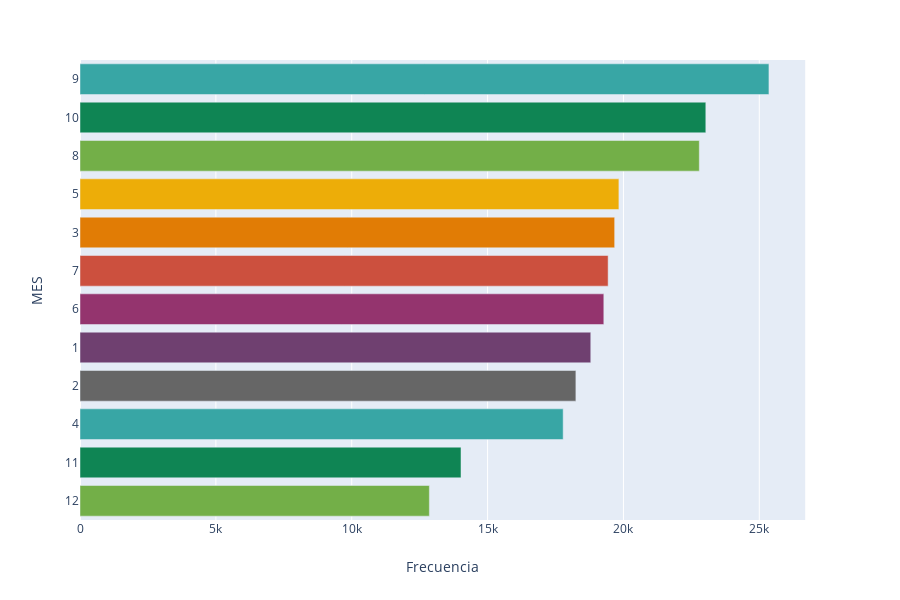

The notebook cell saved with this chart:
### Code cell
subdata['MES']=subdata["MES"].astype(str)
bar_figure_top_values(subdata,variable='MES',fig_name="riñas_rnmc_mes_frecuencias.png")

### Figure 1 — Plotly figure (JSON) as saved in the notebook; plotly's stock layout.template omitted (floating-point values rounded to 4 significant figures)
{"data": [{"alignmentgroup": "True", "hoverlabel": {"namelength": 0}, "hovertemplate": "MES=%{y}<br>Frecuencia=%{x}", "legendgroup": "MES=9", "marker": {"color": "rgb(56, 166, 165)"}, "name": "MES=9", "offsetgroup": "MES=9", "orientation": "h", "showlegend": true, "textposition": "auto", "type": "bar", "x": [25355], "xaxis": "x", "y": ["9"], "yaxis": "y"}, {"alignmentgroup": "True", "hoverlabel": {"namelength": 0}, "hovertemplate": "MES=%{y}<br>Frecuencia=%{x}", "legendgroup": "MES=10", "marker": {"color": "rgb(15, 133, 84)"}, "name": "MES=10", "offsetgroup": "MES=10", "orientation": "h", "showlegend": true, "textposition": "auto", "type": "bar", "x": [23032], "xaxis": "x", "y": ["10"], "yaxis": "y"}, {"alignmentgroup": "True", "hoverlabel": {"namelength": 0}, "hovertemplate": "MES=%{y}<br>Frecuencia=%{x}", "legendgroup": "MES=8", "marker": {"color": "rgb(115, 175, 72)"}, "name": "MES=8", "offsetgroup": "MES=8", "orientation": "h", "showlegend": true, "textposition": "auto", "type": "bar", "x": [22792], "xaxis": "x", "y": ["8"], "yaxis": "y"}, {"alignmentgroup": "True", "hoverlabel": {"namelength": 0}, "hovertemplate": "MES=%{y}<br>Frecuencia=%{x}", "legendgroup": "MES=5", "marker": {"color": "rgb(237, 173, 8)"}, "name": "MES=5", "offsetgroup": "MES=5", "orientation": "h", "showlegend": true, "textposition": "auto", "type": "bar", "x": [19833], "xaxis": "x", "y": ["5"], "yaxis": "y"}, {"alignmentgroup": "True", "hoverlabel": {"namelength": 0}, "hovertemplate": "MES=%{y}<br>Frecuencia=%{x}", "legendgroup": "MES=3", "marker": {"color": "rgb(225, 124, 5)"}, "name": "MES=3", "offsetgroup": "MES=3", "orientation": "h", "showlegend": true, "textposition": "auto", "type": "bar", "x": [19677], "xaxis": "x", "y": ["3"], "yaxis": "y"}, {"alignmentgroup": "True", "hoverlabel": {"namelength": 0}, "hovertemplate": "MES=%{y}<br>Frecuencia=%{x}", "legendgroup": "MES=7", "marker": {"color": "rgb(204, 80, 62)"}, "name": "MES=7", "offsetgroup": "MES=7", "orientation": "h", "showlegend": true, "textposition": "auto", "type": "bar", "x": [19437], "xaxis": "x", "y": ["7"], "yaxis": "y"}, {"alignmentgroup": "True", "hoverlabel": {"namelength": 0}, "hovertemplate": "MES=%{y}<br>Frecuencia=%{x}", "legendgroup": "MES=6", "marker": {"color": "rgb(148, 52, 110)"}, "name": "MES=6", "offsetgroup": "MES=6", "orientation": "h", "showlegend": true, "textposition": "auto", "type": "bar", "x": [19278], "xaxis": "x", "y": ["6"], "yaxis": "y"}, {"alignmentgroup": "True", "hoverlabel": {"namelength": 0}, "hovertemplate": "MES=%{y}<br>Frecuencia=%{x}", "legendgroup": "MES=1", "marker": {"color": "rgb(111, 64, 112)"}, "name": "MES=1", "offsetgroup": "MES=1", "orientation": "h", "showlegend": true, "textposition": "auto", "type": "bar", "x": [18798], "xaxis": "x", "y": ["1"], "yaxis": "y"}, {"alignmentgroup": "True", "hoverlabel": {"namelength": 0}, "hovertemplate": "MES=%{y}<br>Frecuencia=%{x}", "legendgroup": "MES=2", "marker": {"color": "rgb(102, 102, 102)"}, "name": "MES=2", "offsetgroup": "MES=2", "orientation": "h", "showlegend": true, "textposition": "auto", "type": "bar", "x": [18250], "xaxis": "x", "y": ["2"], "yaxis": "y"}, {"alignmentgroup": "True", "hoverlabel": {"namelength": 0}, "hovertemplate": "MES=%{y}<br>Frecuencia=%{x}", "legendgroup": "MES=4", "marker": {"color": "rgb(56, 166, 165)"}, "name": "MES=4", "offsetgroup": "MES=4", "orientation": "h", "showlegend": true, "textposition": "auto", "type": "bar", "x": [17782], "xaxis": "x", "y": ["4"], "yaxis": "y"}, {"alignmentgroup": "True", "hoverlabel": {"namelength": 0}, "hovertemplate": "MES=%{y}<br>Frecuencia=%{x}", "legendgroup": "MES=11", "marker": {"color": "rgb(15, 133, 84)"}, "name": "MES=11", "offsetgroup": "MES=11", "orientation": "h", "showlegend": true, "textposition": "auto", "type": "bar", "x": [14022], "xaxis": "x", "y": ["11"], "yaxis": "y"}, {"alignmentgroup": "True", "hoverlabel": {"namelength": 0}, "hovertemplate": "MES=%{y}<br>Frecuencia=%{x}", "legendgroup": "MES=12", "marker": {"color": "rgb(115, 175, 72)"}, "name": "MES=12", "offsetgroup": "MES=12", "orientation": "h", "showlegend": true, "textposition": "auto", "type": "bar", "x": [12858], "xaxis": "x", "y": ["12"], "yaxis": "y"}], "layout": {"barmode": "relative", "height": 600, "legend": {"tracegroupgap": 0}, "margin": {"t": 60}, "showlegend": false, "xaxis": {"anchor": "y", "domain": [0, 0.98], "title": {"text": "Frecuencia"}}, "yaxis": {"anchor": "x", "categoryarray": ["12", "11", "4", "2", "1", "6", "7", "3", "5", "8", "10", "9"], "categoryorder": "array", "domain": [0, 1], "title": {"text": "MES"}, "type": "category"}}}
